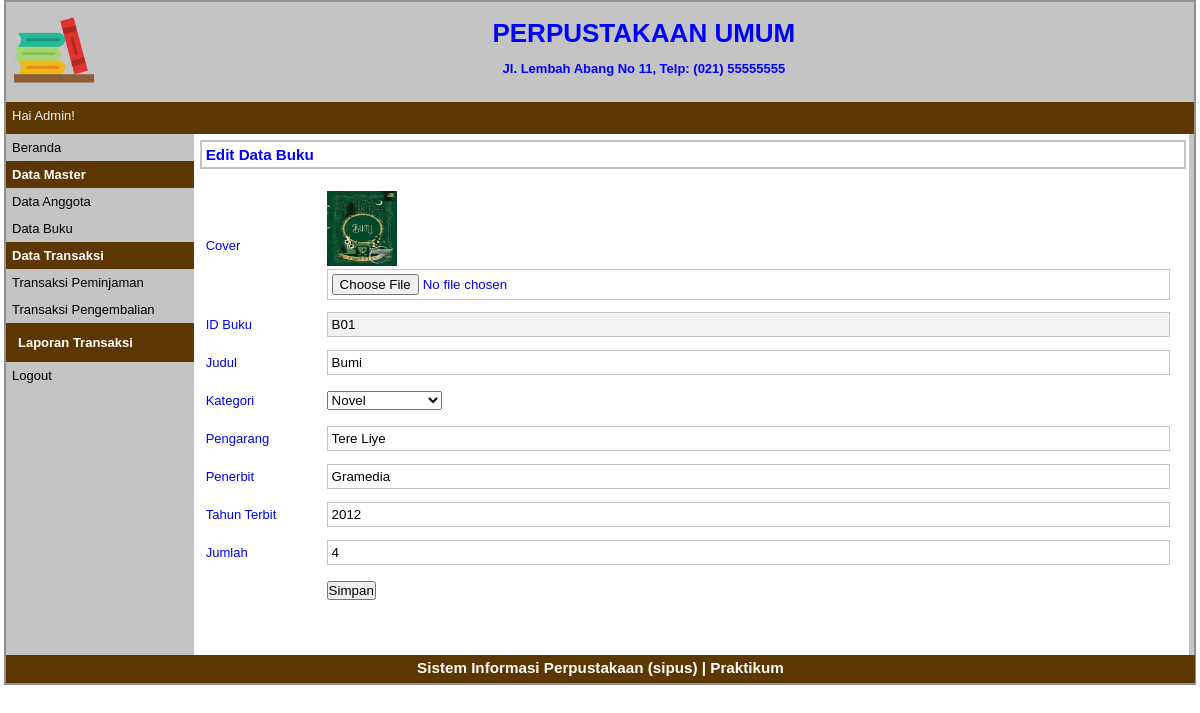
The app's page /php/src/index.php?p=buku-edit&id=B01 (signed in) with its own data.
### tables this page shows
CREATE TABLE `tbbuku` (
  `idbuku` varchar(5) NOT NULL,
  `judul` varchar(50) NOT NULL,
  `kategori` int(11) NOT NULL,
  `pengarang` varchar(40) NOT NULL,
  `penerbit` varchar(40) NOT NULL,
  `tahun` int(11) NOT NULL,
  `jumlah` int(11) NOT NULL,
  `cover` varchar(255) NOT NULL
);

### php/src/pages/buku-edit.php (the view, shortened to what this page needs)
<?php
    $id_buku = $_GET['id'];
    $q_tampil_buku = mysqli_query($db, "SELECT * FROM tbbuku WHERE idbuku = '$id_buku'");
    $r_tampil_buku = mysqli_fetch_array($q_tampil_buku);
    if (empty($r_tampil_buku['cover']) or ($r_tampil_buku['cover'] == '-')) {
        $cover = "buku.png";
    } else {
        $cover = $r_tampil_buku['cover'];
    }
?>
<div id="label-page"><h3>Edit Data Buku</h3></div>
<div id="content">
    <form action="proses/buku-edit-proses.php" method="post" enctype="multipart/form-data">
        <table id="tabel-input">
            <tr>
                <td class="label-formulir">Cover</td>
                <td class="isian-formulir">
                    <img src="images/<?php echo $cover; ?>" width="70px" height="75px">
                    <input type="file" name="cover" class="isian-formulir isian-formulir-border">
                </td>
            </tr>
            <tr>
                <td class="label-formulir">ID Buku</td>
                <td class="isian-formulir"><input type="text" name="id_buku" value="<?php echo $r_tampil_buku['idbuku'];?>" readonly="readonly" class="isian-formulir isian-formulir-border warna-formulir-disabled"></td>
            </tr>
            <tr>
                <td class="label-formulir">Judul</td>
                <td class="isian-formulir"><input type="text" name="judul" value="<?php echo $r_tampil_buku['judul'];?>" class="isian-formulir isian-formulir-border"></td>
            </tr>
            <tr>
                <td class="label-formulir">Kategori</td>
                <td class="isian-formulir">
                <select name="kategori">
                    <?php
                        $query = "SELECT * FROM tbkategori";
                        $q_tampil_kategori = mysqli_query($db, $query);
                        if (mysqli_num_rows($q_tampil_kategori) >0) {
                            while ($r_tampil_kategori = mysqli_fetch_array($q_tampil_kategori)) {
                                if ($r_tampil_buku['kategori'] == $r_tampil_kategori['idkategori']) {
                                ?>
                                    <option value="<?php echo $r_tampil_kategori['idkategori'];?>" selected><?php echo $r_tampil_kategori['nama'];?></option>
                                <?php
                                }
                                ?>
                    <?php
                        }
                    }
                    ?>
                </select>
                </td>
            </tr>
            <tr>
                <td class="label-formulir">Pengarang</td>
                <td class="isian-formulir"><input type="text" name="pengarang" value="<?php echo $r_tampil_buku['pengarang'];?>" class="isian-formulir isian-formulir-border"></td>
            </tr>
            <tr>
                <td class="label-formulir">Penerbit</td>
                <td class="isian-formulir"><input type="text" name="penerbit" value="<?php echo $r_tampil_buku['penerbit'];?>" class="isian-formulir isian-formulir-border"></td>
            </tr>
            <tr>
                <td class="label-formulir">Tahun Terbit</td>
                <td class="isian-formulir"><input type="text" name="tahun" value="<?php echo $r_tampil_buku['tahun'];?>" class="isian-formulir isian-formulir-border"></td>
            </tr>
            <tr>
                <td class="label-formulir">Jumlah</td>
                <td class="isian-formulir"><input type="text" name="jumlah" value="<?php echo $r_tampil_buku['jumlah'];?>" class="isian-formulir isian-formulir-border"></td>
            </tr>
            <tr>
                <td class="label-formulir"></td>
                <td class="isian-formulir"><input type="submit" name="simpan" value="Simpan" id="tombol-simpan"></td>
            </tr>
        </table>
    </form>
</div>

### php/src/style.css (style rules this page uses)
* { margin: 0px; padding: 0px; }
body { font-family: sans-serif; font-size: 13px; color: blue; }
#label-page { margin-top: 6px; margin-bottom: 6px; margin-left: 6px; border: 2px solid #C4C4C4; padding: 4px; width: 97.9%; }
#content { float: left; width: 96.8%; min-height: 454px; padding: 10px; margin-bottom: 6px; }
#tabel-input { width: 100%; }
.label-formulir { width: 12%; height: 36px; margin: 20px; }
.isian-formulir { width: 80%; padding: 4px; width: 99.8%; }
.isian-formulir-border { border: 1px solid #C4C4C4; }
.warna-formulir-disabled { background-color: #F1F1F1; }

### records on screen
tbbuku: cover (picture), id_buku "B01", judul "Bumi", pengarang "Tere Liye", penerbit "Gramedia", tahun "2012", jumlah "4"

### other values on screen
$_SESSION['sesi'] "Admin"
form field kategori "Novel"
